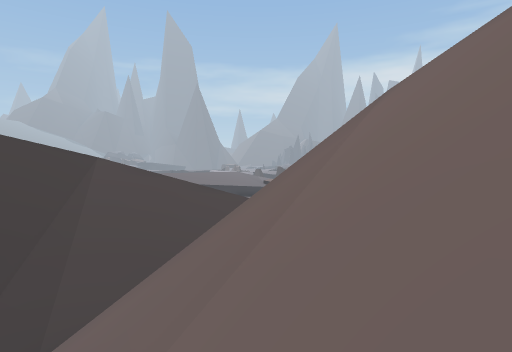
View 1 (above)

24 first-person views from a walk through a 3-D level made in the Unity game engine. The camera is 1.3 m above the floor, tilts 4° down and sees 80° across. The floor is counted in squares, 2 m on a side. Each view is taken from the middle of a square. On the plan, view 1 faces up. The plan holds only what a view shows up to about 10 squares ahead; the rest is blank. The place goes on beyond the plan.

View 2
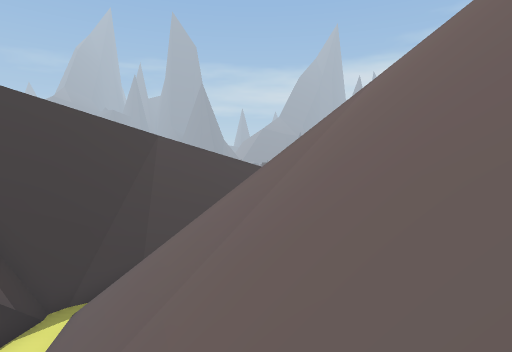

View 3
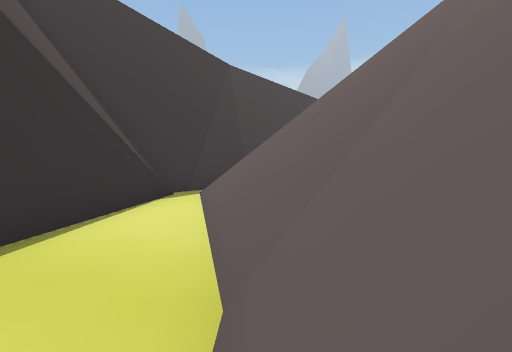

View 4
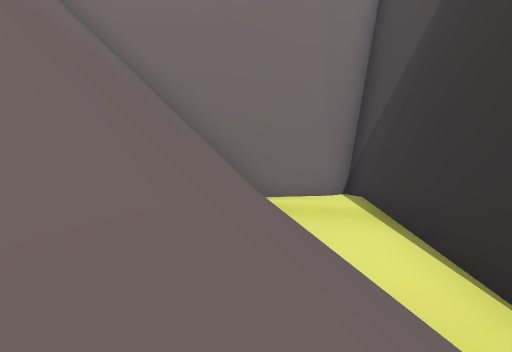

View 5
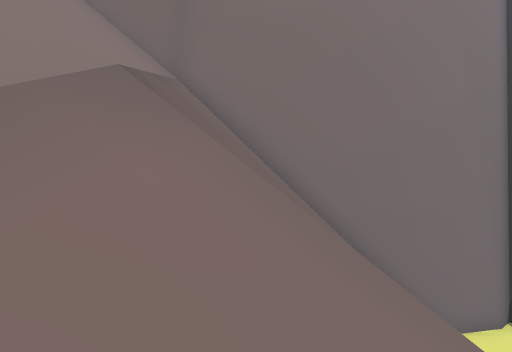

View 6
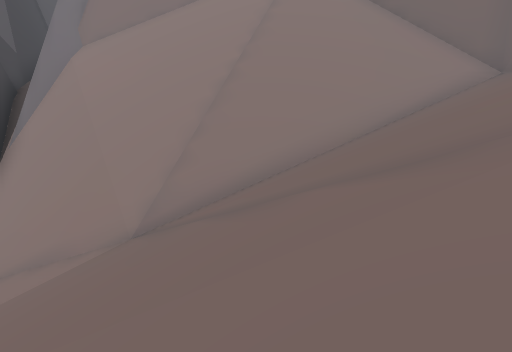

View 7
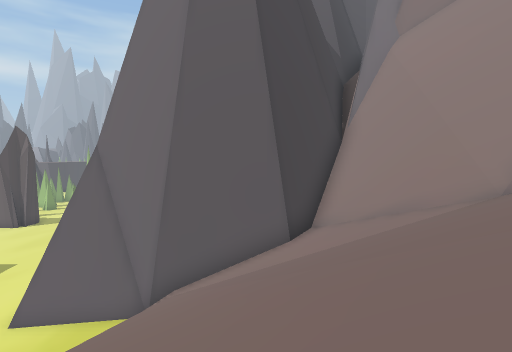

View 8
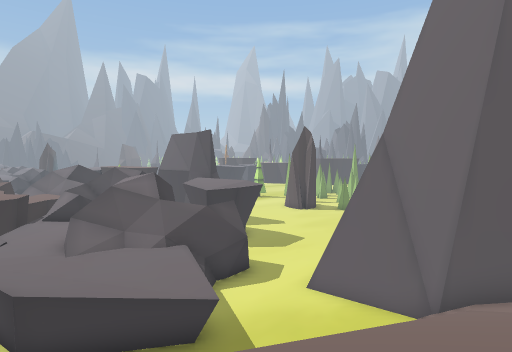

View 9
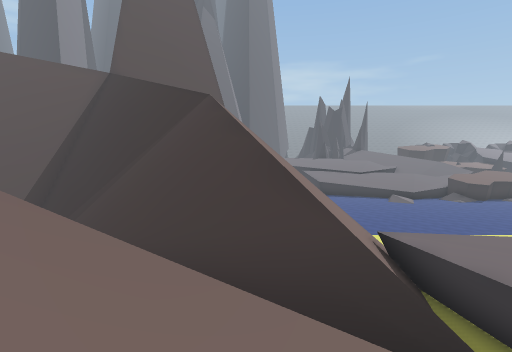

View 10
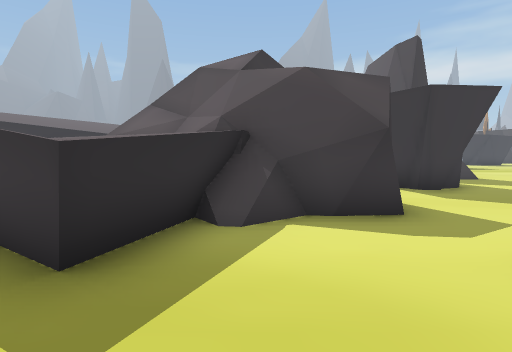

View 11
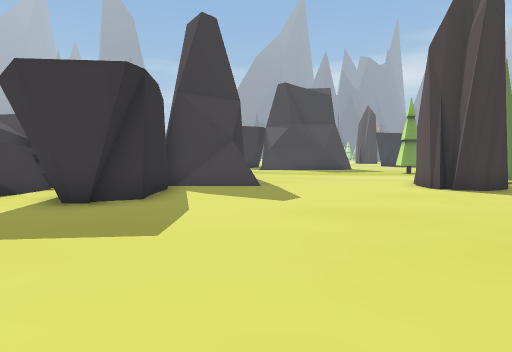

View 12
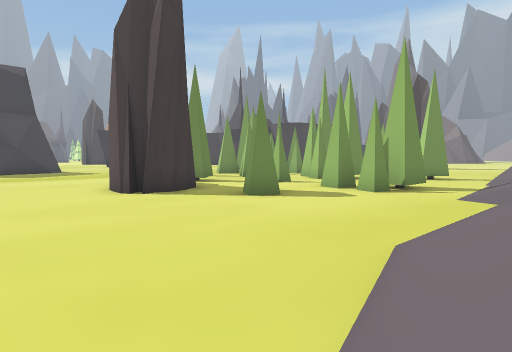

View 13
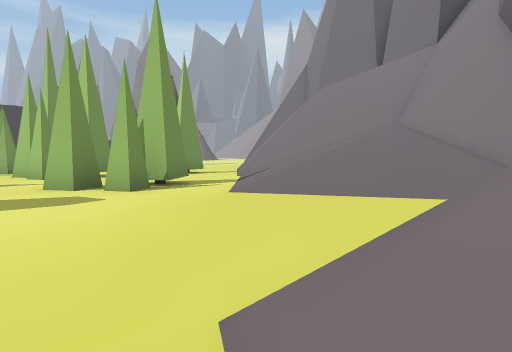

View 14
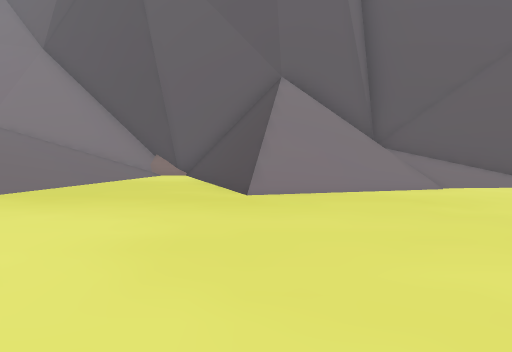

View 15
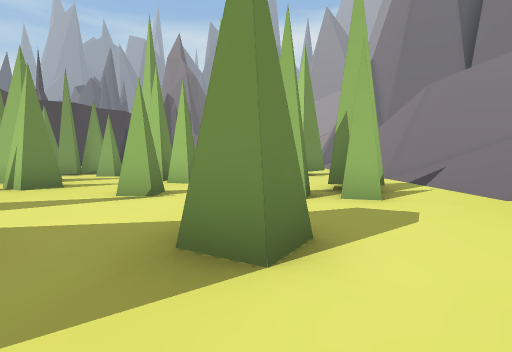

View 16
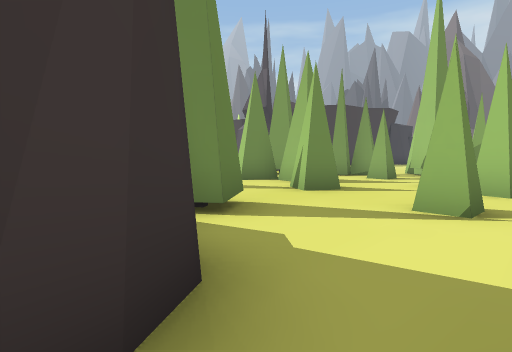

View 17
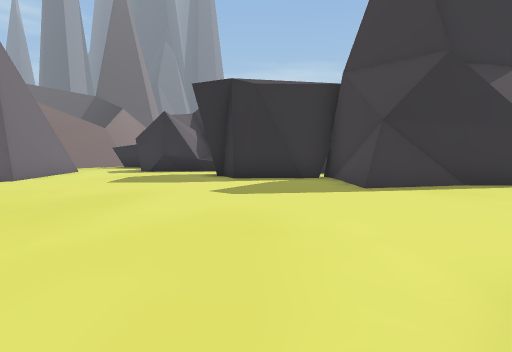

View 18
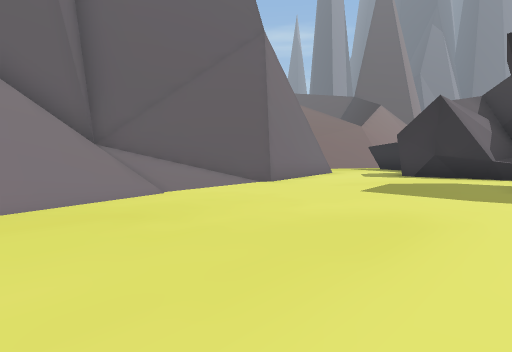

View 19
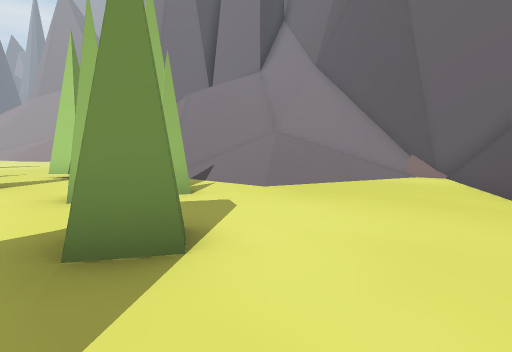

View 20
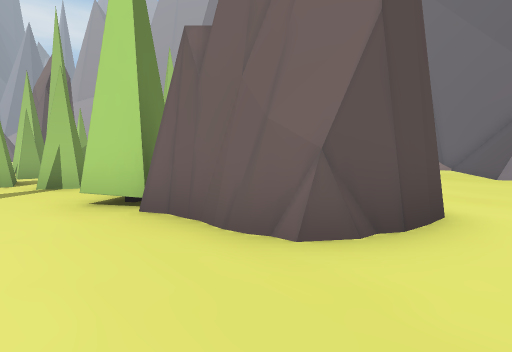

View 21
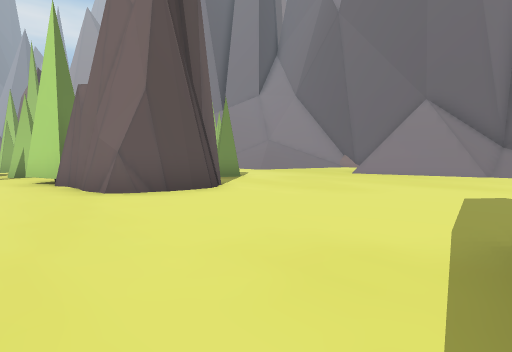

View 22
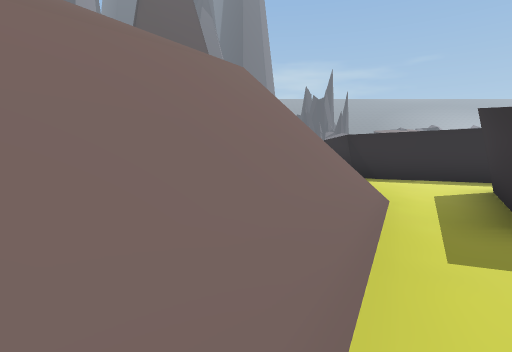

View 23
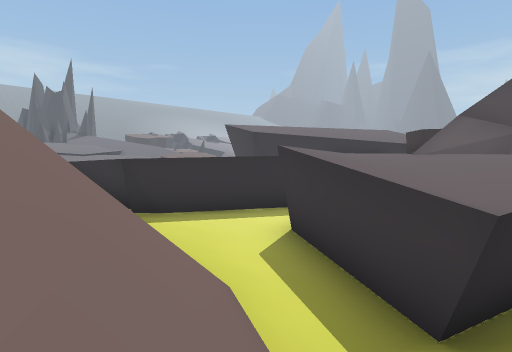

View 24
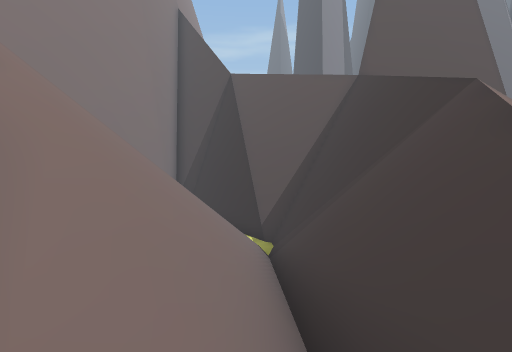

### Floor plan
Key: @ floor where view 1 was taken; # wall or solid block; . main floor; : floor 0.5 m higher than the main floor; + floor 0.75 m higher than the main floor; * floor 1.25 m higher than the main floor; % floor 1.5 m higher than the main floor; / step, stairs or slope; = window, fence, low wall or low ledge; ^ raised ledge; v drop or lower ground; T tree.
Columns run from 7 left of view 1 to 29 right of it. Each row starts with its distance up from view 1.
 26                      #............TTT
 25                      #............T..
 24                    ###......##T..T..T
 23                ##  #.#.....###.....T.
 22                 #. #........#...T.TT
 21                 #. #...............T
 20                 #.##.........T..T....
 19                ##...............T...T
 18         #      ##...............TT...
 17        ##.#  ####....................
 16     # ##..#####............/....::://
 15    #^##....###..........///=..../**//
 14   /^/// ///..#...#####++///##..///%//
 13   ///     ///....#   ##* //v#..//////
 12   //    ///////..#    ^#///v#..//////
 11   // //v=//////  #      ^##########^=
 10   //vv#=/////////#                  ^
  9 ##vvv##//////////#
  8 #vvv^#///////////#
  7 #####////////////##
  6   ##//////////////#
  5  ##/////////////###
  4 ##/////////////##
  3 ##////////////##
  2 #/.//////////#^
  1 #..//////////#^
  0 #..////@////##
 -1 #../////////#^
 -2 #..////////#^
 -3 #..////////#^
 -4 ### ^^^^^^^^

Positions as (right, up) in squares from view 1, and headings:
1: (0, 0), facing up
2: (-1, -3), facing up
3: (-4, -3), facing up
4: (-4, 5), facing down
5: (1, 5), facing down
6: (2, 6), facing down-right
7: (2, 8), facing right
8: (2, 9), facing up-right
9: (3, 11), facing left
10: (7, 12), facing up
11: (15, 14), facing up
12: (17, 15), facing up-right
13: (19, 16), facing right
14: (20, 21), facing down
15: (20, 20), facing right
16: (21, 21), facing up-right
17: (21, 21), facing left
18: (19, 20), facing down-left
19: (20, 21), facing down-right
20: (19, 26), facing down-right
21: (15, 26), facing down-right
22: (8, 12), facing left
23: (6, 12), facing up-left
24: (2, 11), facing down-left
